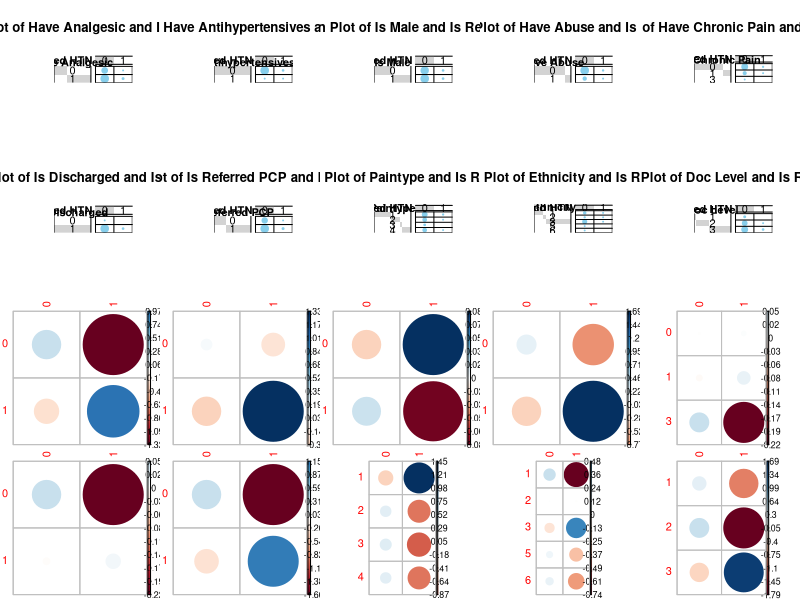
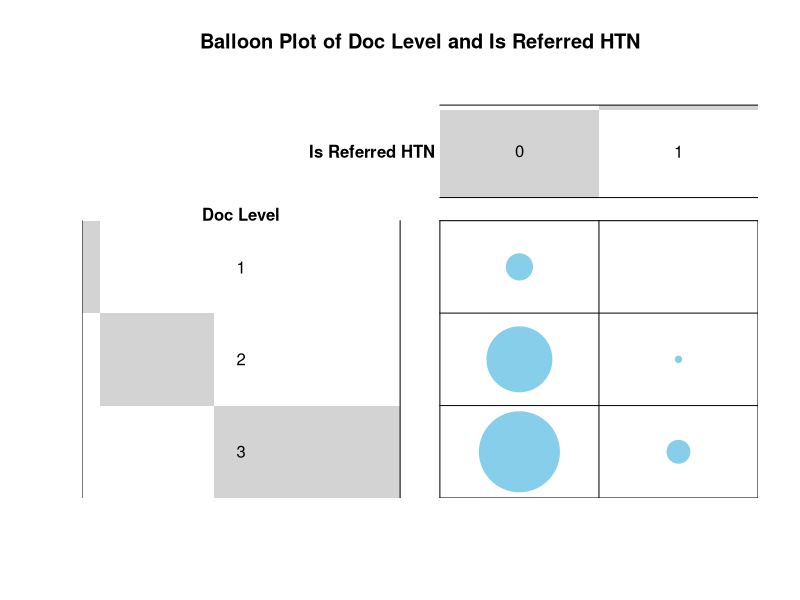
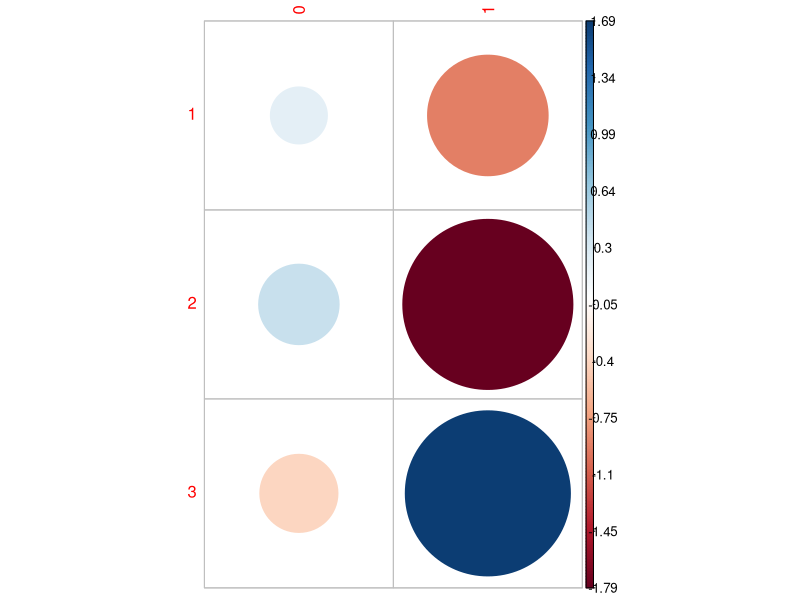
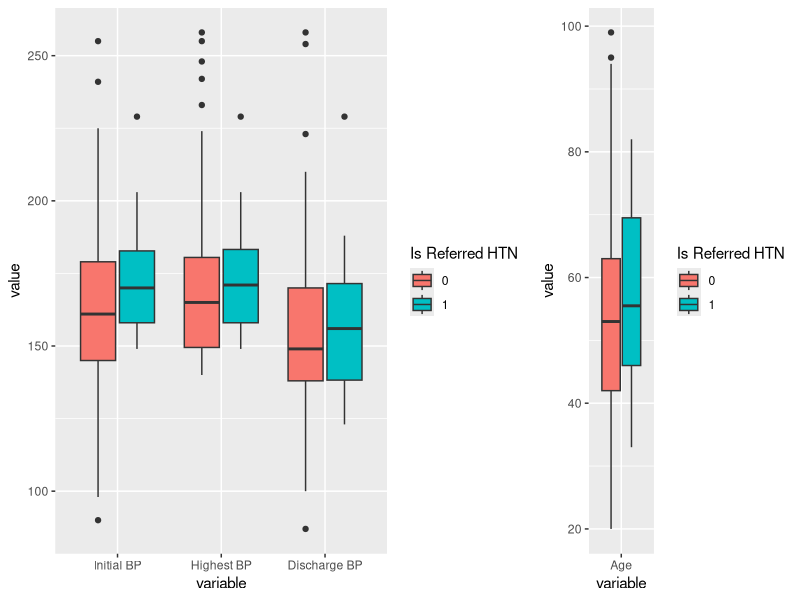

Recreate these plots in R, in order.
# Script made by Xingchi Li (anthony.li@stat.tamu.edu) on 10/25/2023.

## Read the data and rename the columns.
data <- readxl::read_excel("data.xlsx", sheet = 2, col_names = TRUE, skip = 1)[, seq_len(16)]
data <- as.data.frame(data)
rownames(data) <- data[, 1]
data <- data[, -1]
colnames(data) <- c(
  "Paintype", # categorical_variables
  "Initial BP", # continuous_variables
  "Discharge BP", # continuous_variables
  "Highest BP", # continuous_variables
  "Have Analgesic", # binary_variables
  "Have Antihypertensives", # binary_variables
  "Age", # continuous_variables
  "Is Male", # binary_variables
  "Ethnicity", # categorical_variables
  "Have Abuse", # binary_variables
  "Have Chronic Pain", # binary_variables
  "Doc Level", # categorical_variables
  "Is Discharged", # binary_variables
  "Is Referred PCP", # binary_variables
  "Is Referred HTN" # response_variable
)

## Resort the data.
categorical_variables <- c("Paintype", "Ethnicity", "Doc Level")
binary_variables <- c(
  "Have Analgesic",
  "Have Antihypertensives",
  "Is Male",
  "Have Abuse",
  "Have Chronic Pain",
  "Is Discharged",
  "Is Referred PCP"
)
bp_variables <- c("Initial BP", "Highest BP", "Discharge BP")
continuous_variables <- c(bp_variables, "Age")
response_variable <- "Is Referred HTN"

stopifnot(length(categorical_variables) + length(binary_variables) == 10)
stopifnot(10 + length(continuous_variables) + 1 == ncol(data))


for (column_name in c(binary_variables, response_variable)) {
  data[data[[column_name]] == 2, column_name] <- 0
}

for (column_name in c(categorical_variables, binary_variables, response_variable)) {
  data[, column_name] <- as.factor(data[, column_name])
}

pdf("bivariate_analysis/balloonplot.pdf", width = 20, height = 18)
# Deal with categorical variables.
par(mfrow = c(4, 5))
chisq_list <- list()
for (column_name in c(binary_variables, categorical_variables)) {
  column_table <- table(data[, c(response_variable, column_name)])
  gplots::balloonplot(
    column_table,
    main = paste0("Balloon Plot of ", column_name, " and ", response_variable),
    xlab = response_variable,
    ylab = column_name,
    label = FALSE,
    show.margins = FALSE
  )
}
for (column_name in c(binary_variables, categorical_variables)) {
  column_table <- table(data[, c(response_variable, column_name)])
  chisq_list[[column_name]] <- chisq.test(t(column_table))
  corrplot::corrplot(chisq_list[[column_name]]$residuals, is.cor = FALSE, ylab = column_name)
}
dev.off()

pdf("bivariate_analysis/Doc Level.pdf", width = 10, height = 10)
par(mfrow = c(1, 1))
column_name <- "Doc Level"
column_table <- table(data[, c(response_variable, column_name)])
gplots::balloonplot(
  column_table,
  main = paste0("Balloon Plot of ", column_name, " and ", response_variable),
  xlab = response_variable,
  ylab = column_name,
  label = FALSE,
  show.margins = FALSE
)
corrplot::corrplot(chisq_list[[column_name]]$residuals, is.cor = FALSE)
dev.off()

molten_data <- reshape2::melt(data[, c(bp_variables, response_variable)], id.vars = response_variable)
bp_box_plots <- ggplot2::ggplot(molten_data, ggplot2::aes(x = variable, y = value, fill = `Is Referred HTN`)) + ggplot2::geom_boxplot()

age_data <- reshape2::melt(data[, c("Age", response_variable)], id.vars = response_variable)
age_box_plot <- ggplot2::ggplot(age_data, ggplot2::aes(x = variable, y = value, fill = `Is Referred HTN`)) + ggplot2::geom_boxplot()

pdf("bivariate_analysis/boxplot.pdf", width = 16, height = 10)
gridExtra::grid.arrange(bp_box_plots, age_box_plot, ncol = 2, widths = c(2, 1))
dev.off()
